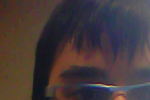
//> input picture build-TestTracking-Desktop_Qt_5_2_1_MinGW_32bit-Debug/Template.png, 150 x 100 px
$ ./matchtemplate ../build-TestTracking-Desktop_Qt_5_2_1_MinGW_32bit-Debug/Template.png ../build-TestTracking-Desktop_Qt_5_2_1_MinGW_32bit-Debug/Template.png   (built with g++ and OpenCV 4)
//> lines starting //> are read from the running program, lines starting //| are printed output that depends on the picture; after the words box and inside, x2 and y2 are one past the last pixel; in counts of white or black regions, pixels touching at a corner belong together
/**
 * @file MatchTemplate_Demo.cpp
 * @brief Sample code to use the function MatchTemplate
 * @author OpenCV team
 */

//#include "opencv2/highgui/highgui.hpp"
#include "opencv2/imgproc/imgproc.hpp"
#include
#include <iostream>
#include <stdio.h>

using namespace std;
using namespace cv;

/// Global Variables
Mat img; Mat templ; Mat result;
const char* image_window = "Source Image";
const char* result_window = "Result window";

int match_method;
int max_Trackbar = 5;

/// Function Headers
void MatchingMethod( int, void* );

/**
 * @function main
 */
int main( int, char** argv )
{
  /// Load image and template
  img = imread( argv[1], 1 );
//> img is the input picture: 100 rows x 150 cols, CV_8UC3; mean B, G, R 59, 58, 69.8
  templ = imread( argv[2], 1 );

  /// Create windows
  namedWindow( image_window, WINDOW_AUTOSIZE );
  namedWindow( result_window, WINDOW_AUTOSIZE );

  /// Create Trackbar
  const char* trackbar_label = "Method: \n 0: SQDIFF \n 1: SQDIFF NORMED \n 2: TM CCORR \n 3: TM CCORR NORMED \n 4: TM COEFF \n 5: TM COEFF NORMED";
  createTrackbar( trackbar_label, image_window, &match_method, max_Trackbar, MatchingMethod );

  MatchingMethod( 0, 0 );

  waitKey(0);
  return 0;
}

/**
 * @function MatchingMethod
 * @brief Trackbar callback
 */
void MatchingMethod( int, void* )
{
  /// Source image to display
  Mat img_display;
  img.copyTo( img_display );

  /// Create the result matrix
  int result_cols =  img.cols - templ.cols + 1;
//> result_cols = 1
  int result_rows = img.rows - templ.rows + 1;
//> result_rows = 1

  result.create( result_cols, result_rows, CV_32FC1 );

  /// Do the Matching and Normalize
  matchTemplate( img, templ, result, match_method );
//> result = [0]
  normalize( result, result, 0, 1, NORM_MINMAX, -1, Mat() );

  /// Localizing the best match with minMaxLoc
  double minVal; double maxVal; Point minLoc; Point maxLoc;
  Point matchLoc;

  minMaxLoc( result, &minVal, &maxVal, &minLoc, &maxLoc, Mat() );
//> minVal = 0; maxVal = 0; minLoc = Point(0, 0); maxLoc = Point(0, 0)


  /// For SQDIFF and SQDIFF_NORMED, the best matches are lower values. For all the other methods, the higher the better
  if( match_method  == CV_TM_SQDIFF || match_method == CV_TM_SQDIFF_NORMED )
    { matchLoc = minLoc; }
//> matchLoc = Point(0, 0)
  else
    { matchLoc = maxLoc; }

  /// Show me what you got
  rectangle( img_display, matchLoc, Point( matchLoc.x + templ.cols , matchLoc.y + templ.rows ), Scalar::all(0), 2, 8, 0 );
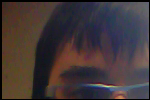
//> img_display: 100 rows x 150 cols, CV_8UC3; 4.94% of pixels changed, all inside (x1, y1, x2, y2) = (0, 0, 150, 100)
  rectangle( result, matchLoc, Point( matchLoc.x + templ.cols , matchLoc.y + templ.rows ), Scalar::all(0), 2, 8, 0 );

  imshow( image_window, img_display );
  imshow( result_window, result );

  return;
}
